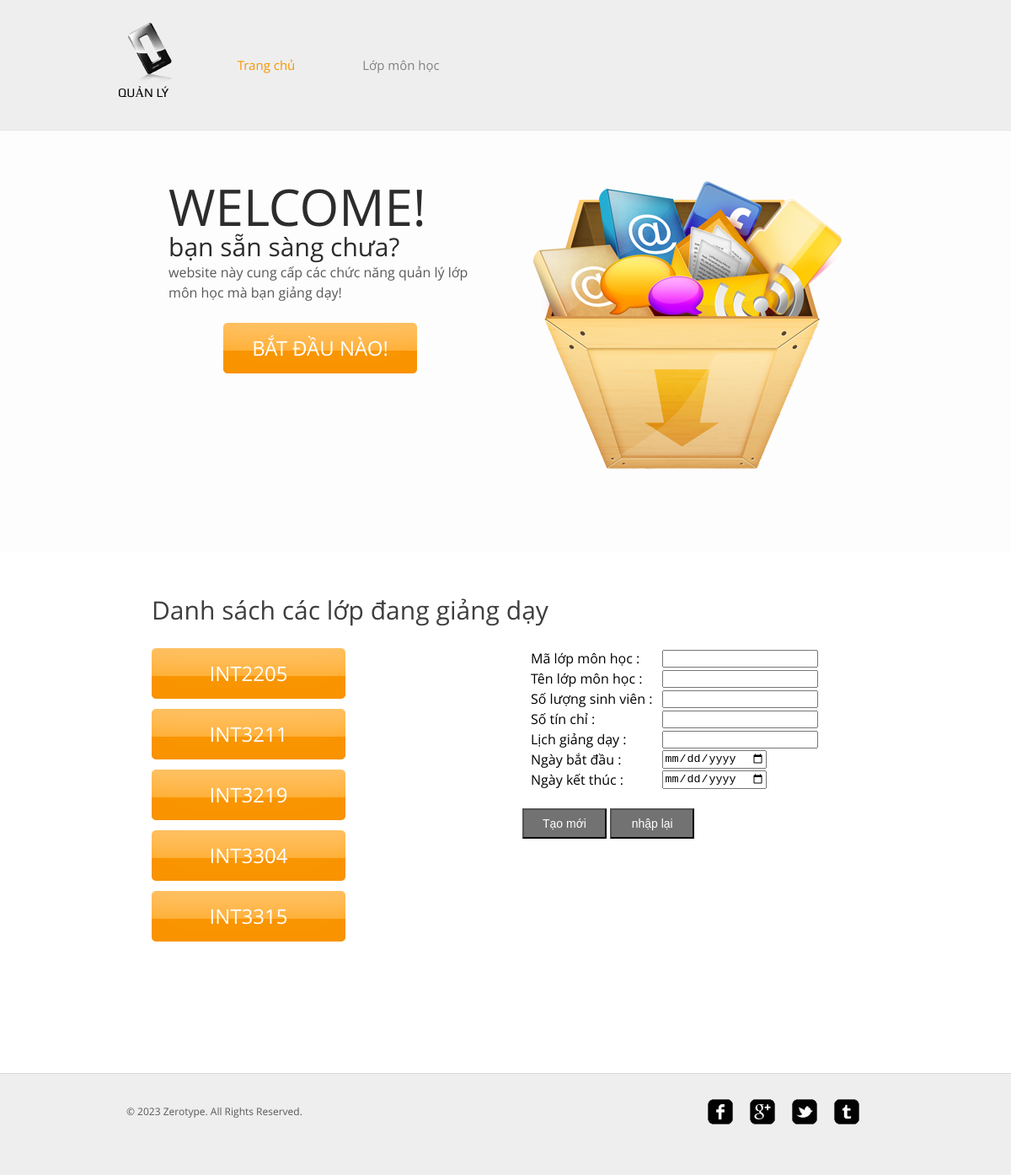
The page / on the database its author committed.
### tables this page shows
CREATE TABLE `monhoc` (
  `MaLop` varchar(20) NOT NULL,
  `Ten` varchar(100) NOT NULL,
  `soluongsinhvien` int(200) NOT NULL,
  `sotinchi` int(50) NOT NULL,
  `slsvthamgia` int(200) NOT NULL,
  `lichday` varchar(100) NOT NULL,
  `begin_date` date NOT NULL,
  `end_date` date NOT NULL,
  PRIMARY KEY  (`MaLop`)
);

### index.php (the view, shortened to what this page needs)
<!DOCTYPE html PUBLIC "-//W3C//DTD XHTML 1.0 Transitional//EN" "http://www.w3.org/TR/xhtml1/DTD/xhtml1-transitional.dtd">
<html xmlns="http://www.w3.org/1999/xhtml">
<head>
	<link rel="stylesheet" href="css/style.css" type="text/css">
</head>
<body>
	<div id="header">
		<div>
			<div class="logo">
				<a href="index.php">Quản lý</a>
			</div>
			<ul id="navigation">
				<li class="active">
					<a href="index.php">Trang chủ</a>
				</li>
				<li>
					<a href="object.php">Lớp môn học</a>
				</li>
			</ul>
		</div>
	</div>
	<div id="adbox">
		<div class="clearfix">
			<img src="images/box.png" alt="Img" height="342" width="368">
			<div>
				<h1>welcome!</h1>
				<h2>bạn sẵn sàng chưa?</h2>
				<p>
					website này cung cấp các chức năng quản lý lớp môn học mà bạn giảng dạy!
					<span><a href="index.php#contents" class="btn">bắt đầu nào!</a><b></b></span>
				</p>
			</div>
		</div>
	</div>
	<div id="contents">
		<div id="tagline" class="clearfix">
			<h1>Danh sách các lớp đang giảng dạy</h1>
			<div>
				<?php
						$sql="select Malop from  monhoc";
						$query=mysql_query($sql);
							 while($row=mysql_fetch_array($query))
								{
									echo "<h2> <a href='object.php?ip_mh=$row[Malop]' class='btn'>$row[Malop] </a></h2>";
								}
				?>
			</div>
			<div>
				<form method="post" action="taolopmonhoc.php" id="taolopmonhoc">
					<table id="table">
					<tr>
						<td><lable> Mã lớp môn học : </lable></td>
						<td><input id="Malop" name="Malop" type="text"  /></td>
					</tr>
					<tr>
						<td><lable> Tên lớp môn học : </lable></td>
						<td><input id="Ten" name="Ten" type="text"  /></td>
					</tr>
					<tr>
						<td><lable> Số lượng sinh viên : </lable></td>
						<td><input id="soluongsinhvien" name="soluongsinhvien" type="number"  /></td>
					</tr>
					<tr>
						<td><lable> Số tín chỉ : </lable></td>
						<td><input id="sotinchi" name="sotinchi" type="number"  /></td>
					</tr>
					<tr>
						<td><lable> Lịch giảng dạy : </lable></td>
						<td><input id="lichday" name="lichday" type="text"  /></td>
					</tr>
					<tr>
						<td><lable> Ngày bắt đầu : </lable></td>
						<td><input id="begin_date" name="begin_date" type="date"  /></td>
					</tr>
					<tr>
						<td><lable> Ngày kết thúc : </lable></td>
						<td><input id="end_date" name="end_date" type="date"  /></td>
                     </table>
                     <br />
					<p>
                            <input type="submit" id="submit" name="submit" class="more" value="Tạo mới" />
                            <input type="reset" id="reset" name="reset" class="more" value="nhập lại" />
                     </p>
				</form>
			</div>
		</div>
	</div>
	<div id="footer">
		<div class="clearfix">
			<div id="connect">
				<a href="http://freewebsitetemplates.com/go/facebook/" target="_blank" class="facebook"></a><a href="http://freewebsitetemplates.com/go/googleplus/" target="_blank" class="googleplus"></a><a href="http://freewebsitetemplates.com/go/twitter/" target="_blank" class="twitter"></a><a href="http://www.freewebsitetemplates.com/misc/contact/" target="_blank" class="tumbler"></a>
			</div>
			<p>
				© 2023 Zerotype. All Rights Reserved.
			</p>
		</div>
	</div>
</body>
</html>

### css/style.css (style rules this page uses)
body { background-color: #fff; font-family: 'OpenSans'; margin: 0; }
img { border: 0; }
.clearfix:after, #contents:after { clear:both; content:""; display:block; height:1%; line-height:0; visibility:hidden; }
.btn { background: url(../images/bg-button.png) no-repeat; background-position: 0 -70px; color: #fff; display: inline-block; font: 24px/60px 'OpenSans'; height: 60px; width: 230px; text-align: center; text-decoration: none; text-transform: uppercase; }
#header { background-color: #eee; border-bottom: 1px solid #e6e6e6; padding: 27px 0; }
#header > div, #footer > div { width: 920px; margin: 0 auto; padding: 0 20px; }
#header .logo { float: left; margin-right: 20px; }
#header .logo a { background: url(../images/logo.png) no-repeat center top; color: #000; display: block; font: 15px/30px 'Play'; height: 20px; width: 76px; padding-top: 68px; text-decoration: none; text-transform: uppercase; }
#navigation { display: inline-block; list-style: none; line-height: 100px; margin: 0; padding: 0; }
#navigation li { float: left; width: 160px; text-align: center; }
#navigation li a { color: #818181; font-size: 15px; line-height: 30px; text-decoration: none; }
#navigation li.active a { color: #f99600; }
#adbox { background: url(../images/bg-adbox.jpg) repeat-x left top; height: 380px; padding: 60px 0; }
#adbox > div { width: 800px; margin: 0 auto; padding: 0 80px; }
#adbox > div img { float: right; margin-left: 60px; }
#adbox h1, #adbox h2 { color: #2c2c2c; font-size: 60px; line-height: 60px; margin: 0; text-transform: uppercase; }
#adbox h2 { font-size: 30px; line-height: 36px; text-transform: none; }
#adbox p { font-size: 16px; line-height: 24px; margin: 0; }
#adbox p span { display: block; font-size: 12px; width: 360px; padding: 24px 0; text-align: center; }
#contents { min-height: 510px; width: 880px; margin: 0 auto; padding: 54px 40px; }
h1 { color: #3e3e3e; font-size: 30px; font-weight: normal; line-height: 30px; margin: 0 0 30px; }
h2 { color: #2c2c2c; font-size: 24px; font-weight: normal; line-height: 24px; margin: 0 0 12px; }
p { color: #585858; font-size: 16px; line-height: 24px; margin: 0 0 30px; }
p a { color: #585858; }
#tagline h1 { margin-left: 20px; }
#tagline > div { float: left; width: 400px; margin: 0 20px; }
.more { background-color: #727272; color: #fff; display: inline-block; font-size: 14px; line-height: 30px; width: 100px; text-align: center; text-decoration: none; }
#footer { background-color: #eee; border-top: 1px solid #d8d8d8; padding: 30px 0; }
#footer p { font-size: 12px; line-height: 30px; padding-left: 10px; }
#connect { float: right; display: inline-block; margin-right: 30px; }
#connect a { background: url(../images/icons.png) no-repeat; display: inline-block; height: 30px; width: 30px; margin: 0 10px; }
#connect a.googleplus { background-position: 0 -40px; }
#connect a.twitter { background-position: 0 -80px; }
#connect a.tumbler { background-position: 0 -120px; }
#table { border-color:#666; border-width:thin; border-collapse:collapse; }
#table tr { border:1px solid:#990; }
#table td { padding-left:10px; }

### rows shown on the page
monhoc: MaLop "INT2205"
monhoc: MaLop "INT3211"
monhoc: MaLop "INT3219"
monhoc: MaLop "INT3304"
monhoc: MaLop "INT3315"
